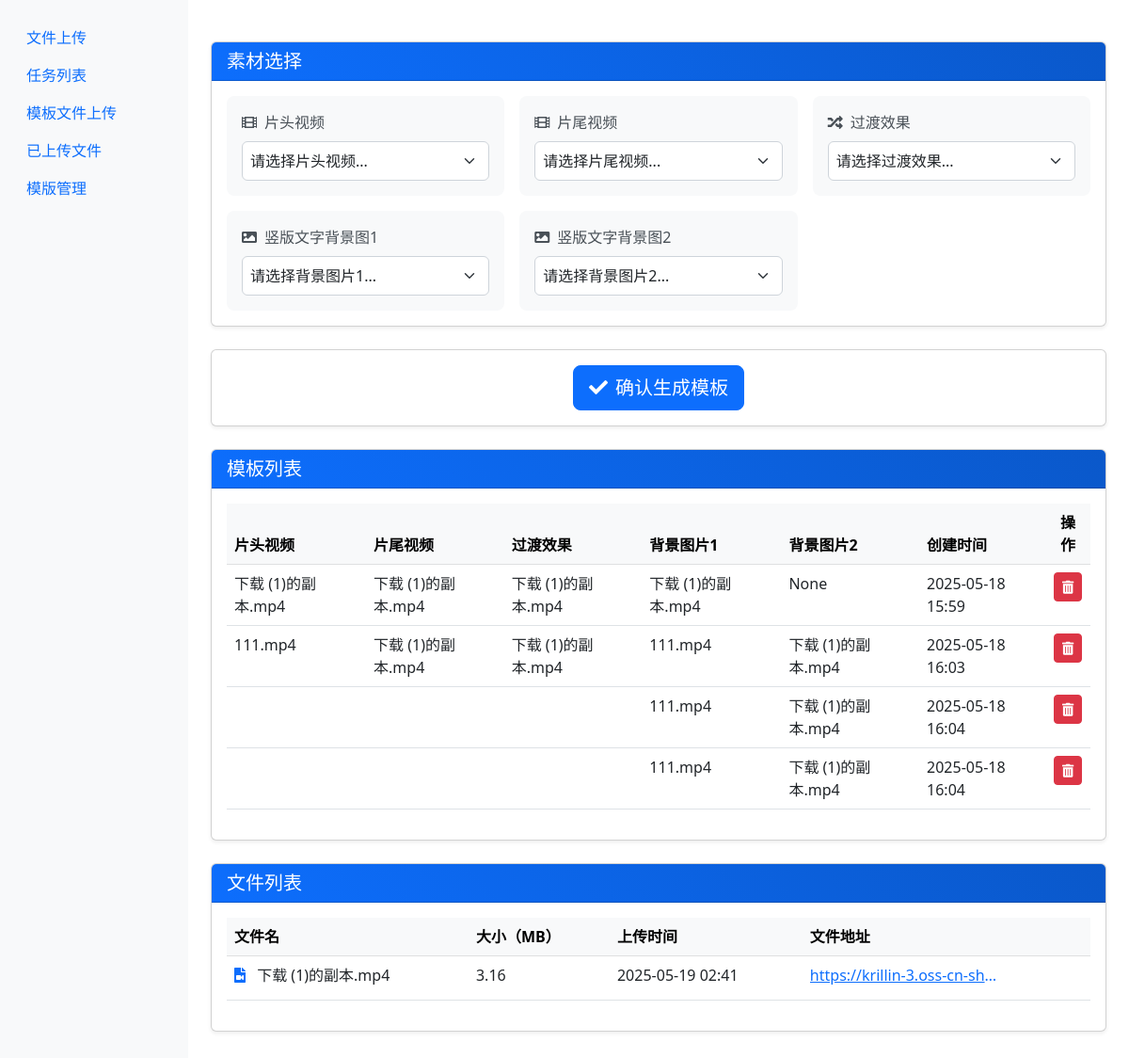
/taskstyles, run on an earlier commit of the app's database.
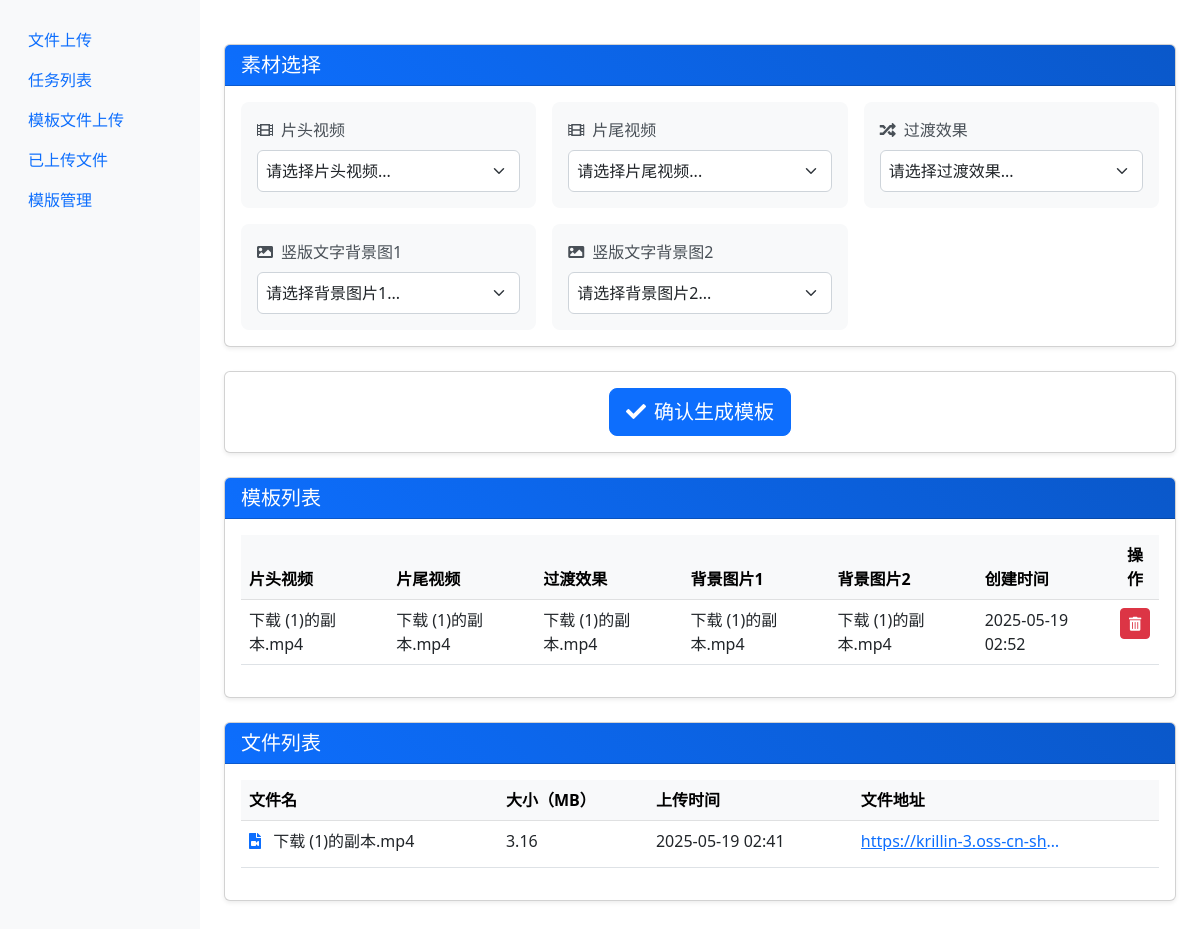
And on a later commit of the database.
### models.py (models this page shows, shortened)
class TaskStyle(db.Model):
    id = db.Column(db.Integer, primary_key=True)
    open_oss_url = db.Column(db.String(255))
    close_oss_url = db.Column(db.String(255))
    title_picture_oss_url_1 = db.Column(db.String(255))
    title_picture_oss_url_2 = db.Column(db.String(255))
    change_material_oss_url = db.Column(db.String(255))
    description = db.Column(db.String(200))
    created_at = db.Column(db.DateTime, default=datetime.utcnow)
    updated_at = db.Column(db.DateTime, default=datetime.utcnow, onupdate=datetime.utcnow)

class Template(db.Model):
    id = db.Column(db.Integer, primary_key=True)
    filename = db.Column(db.String(100), nullable=False)  # 原始文件名
    oss_url = db.Column(db.String(255), unique=True)      # OSS 文件访问地址
    upload_time = db.Column(db.DateTime, default=datetime.utcnow) # 上传时间
    size = db.Column(db.Integer)                          # 文件大小（字节）
    description = db.Column(db.String(200))               # 可选：文件描述

### app.py (the view)
@app.route('/taskstyles')
def taskstyles():
    files = Template.query.all()
    taskstyles = TaskStyle.query.all()
    return render_template('taskstyles.html', files=files, taskstyles=taskstyles)

### templates/taskstyles.html (shortened to what this page needs)
{% extends "base.html" %}
{% block content %}
<div class="container mt-4">
    <div class="card">
        <div class="card-header bg-primary text-white">
            <h5 class="mb-0">素材选择</h5>
        </div>
        <div class="card-body">
            <div class="row g-3">
                <div class="col-md-6 col-lg-4">
                    <div class="form-group">
                        <label for="header-file-select" class="form-label">
                            <i class="fas fa-film me-2"></i>片头视频
                        </label>
                        <select id="header-file-select" class="form-select">
                            <option value="">请选择片头视频...</option>
                        </select>
                    </div>
                </div>
                <div class="col-md-6 col-lg-4">
                    <div class="form-group">
                        <label for="footer-file-select" class="form-label">
                            <i class="fas fa-film me-2"></i>片尾视频
                        </label>
                        <select id="footer-file-select" class="form-select">
                            <option value="">请选择片尾视频...</option>
                        </select>
                    </div>
                </div>
                <div class="col-md-6 col-lg-4">
                    <div class="form-group">
                        <label for="transition-file-select" class="form-label">
                            <i class="fas fa-random me-2"></i>过渡效果
                        </label>
                        <select id="transition-file-select" class="form-select">
                            <option value="">请选择过渡效果...</option>
                        </select>
                    </div>
                </div>
                <div class="col-md-6 col-lg-4">
                    <div class="form-group">
                        <label for="background-file-select" class="form-label">
                            <i class="fas fa-image me-2"></i>竖版文字背景图1
                        </label>
                        <select id="background-file-select" class="form-select">
                            <option value="">请选择背景图片1...</option>
                        </select>
                    </div>
                </div>
                <div class="col-md-6 col-lg-4">
                    <div class="form-group">
                        <label for="background2-file-select" class="form-label">
                            <i class="fas fa-image me-2"></i>竖版文字背景图2
                        </label>
                        <select id="background2-file-select" class="form-select">
                            <option value="">请选择背景图片2...</option>
                        </select>
                    </div>
                </div>
            </div>
        </div>
    </div>
</div>
<div class="container mt-4">
    <div class="card">
        <div class="card-body text-center">
            <button id="confirmButton" class="btn btn-primary btn-lg">
                <i class="fas fa-check me-2"></i>确认生成模板
            </button>
        </div>
    </div>
</div>
<div class="container mt-4">
    <div class="card">
        <div class="card-header bg-primary text-white d-flex justify-content-between align-items-center">
            <h5 class="mb-0">模板列表</h5>
        </div>
        <div class="card-body">
            <div class="table-responsive">
                <table class="table table-hover">
                    <thead class="table-light">
                        <tr>
                            <th>片头视频</th>
                            <th>片尾视频</th>
                            <th>过渡效果</th>
                            <th>背景图片1</th>
                            <th>背景图片2</th>
                            <th>创建时间</th>
                            <th class="text-center">操作</th>
                        </tr>
                    </thead>
                    <tbody>
                        {% for style in taskstyles %}
                        <tr>
                            <td>{{ style.open_oss_url }}</td>
                            <td>{{ style.close_oss_url }}</td>
                            <td>{{ style.change_material_oss_url }}</td>
                            <td>{{ style.title_picture_oss_url_1 }}</td>
                            <td>{{ style.title_picture_oss_url_2 }}</td>
                            <td>{{ style.created_at.strftime('%Y-%m-%d %H:%M') }}</td>
                            <td class="text-center">
                                <form method="post" action="/api/delete_taskstyle/{{ style.id }}" class="d-inline">
                                    <button type="submit" class="btn btn-danger btn-sm"
                                            onclick="return confirm('确定要删除这个模板吗?')"
                                            title="删除模板">
                                        <i class="fas fa-trash-alt"></i>
                                    </button>
                                </form>
                            </td>
                        </tr>
                        {% endfor %}
                    </tbody>
                </table>
            </div>
        </div>
    </div>
</div>
<div class="container mt-4">
    <div class="card">
        <div class="card-header bg-primary text-white d-flex justify-content-between align-items-center">
            <h5 class="mb-0">文件列表</h5>
        </div>
        <div class="card-body">
            <div class="table-responsive">
                <table class="table table-hover">
                    <thead class="table-light">
                        <tr>
                            <th>文件名</th>
                            <th>大小（MB）</th>
                            <th>上传时间</th>
                            <th>文件地址</th>
                        </tr>
                    </thead>
                    <tbody>
                        {% for file in files %}
                        <tr>
                            <td>
                                <i class="fas fa-file-video text-primary me-2"></i>
                                {{ file.filename }}
                            </td>
                            <td>{{ (file.size / (1024*1024))|round(2) }}</td>
                            <td>{{ file.upload_time.strftime('%Y-%m-%d %H:%M') }}</td>
                            <td>
                                <a href="{{ file.oss_url }}" target="_blank" class="text-truncate d-inline-block" style="max-width: 200px;" title="{{ file.oss_url }}">
                                    {{ file.oss_url }}
                                </a>
                            </td>
                        </tr>
                        {% endfor %}
                    </tbody>
                </table>
            </div>
        </div>
    </div>
</div>
<link rel="stylesheet" href="https://cdnjs.cloudflare.com/ajax/libs/font-awesome/5.15.4/css/all.min.css">
{% endblock %}

### templates/base.html (shortened to what this page needs)
<!DOCTYPE html>
<html>
<head>
    <link rel="stylesheet" href="{{ url_for('static', filename='css/style.css') }}">
    <link href="https://cdn.bootcdn.net/ajax/libs/twitter-bootstrap/5.2.3/css/bootstrap.min.css" rel="stylesheet">
</head>
<body>
    <div class="container-fluid">
        <div class="row">
            <div class="col-md-2 sidebar">
                <ul class="nav flex-column">
                    <li class="nav-item">
                        <a class="nav-link" href="{{ url_for('upload') }}">文件上传</a>
                    </li>
                    <li class="nav-item">
                        <a class="nav-link" href="{{ url_for('task_list') }}">任务列表</a>
                    </li>
                    <li class="nav-item">
                        <a class="nav-link" href="{{ url_for('templates') }}">模板文件上传</a>
                    </li>
                    <li class="nav-item">
                        <a class="nav-link" href="{{ url_for('files') }}">已上传文件</a>
                    </li>
                    <li class="nav-item">
                        <a class="nav-link" href="{{ url_for('taskstyles') }}">模版管理</a>
                    </li>
                </ul>
            </div>
            <div class="col-md-10 main-content">
                {% block content %}{% endblock %}
            </div>
        </div>
    </div>
</body>
</html>

### static/css/style.css (style rules this page uses)
.sidebar { background-color: #f8f9fa; min-height: 100vh; padding: 20px; }
.main-content { padding: 20px; }

### templates/taskstyles.html (style rules this page uses)
.form-select { border-radius: 6px; border: 1px solid #ced4da; padding: 0.5rem; transition: border-color 0.15s ease-in-out, box-shadow 0.15s ease-in-out; }
.form-label { font-weight: 500; color: #495057; margin-bottom: 0.5rem; }
.card { box-shadow: 0 0.125rem 0.25rem rgba(0, 0, 0, 0.075); margin-bottom: 1.5rem; }
.card-header { background: linear-gradient(45deg, #0d6efd, #0a58ca); }
.form-group { background: #f8f9fa; padding: 1rem; border-radius: 8px; transition: all 0.3s ease; }

What changed in the data, as far as the page shows it:
removed TaskStyle: open_oss_url "111.mp4", close_oss_url "下载 (1)的副本.mp4", change_material_oss_url "下载 (1)的副本.mp4", title_picture_oss_url_1 "111.mp4", title_picture_oss_url_2 "下载 (1)的副本.mp4", created_at "2025-05-18 16:03"
removed TaskStyle: title_picture_oss_url_1 "111.mp4", title_picture_oss_url_2 "下载 (1)的副本.mp4", created_at "2025-05-18 16:04"
removed TaskStyle: title_picture_oss_url_1 "111.mp4", title_picture_oss_url_2 "下载 (1)的副本.mp4", created_at "2025-05-18 16:04"
changed TaskStyle "下载 (1)的副本.mp4": title_picture_oss_url_2 "None" → "下载 (1)的副本.mp4"; created_at "2025-05-18 15:59" → "2025-05-19 02:52"
